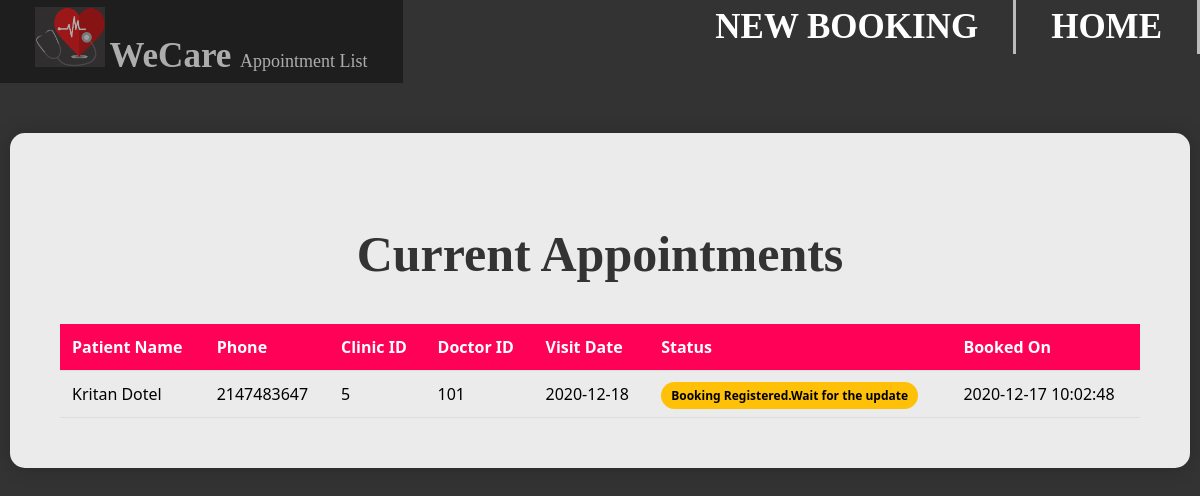
The app's page /ViewAppointment.php with its own data.
### tables this page shows
CREATE TABLE `booking` (
  `username` varchar(30) NOT NULL,
  `Fname` varchar(30) NOT NULL,
  `contact` int(10) NOT NULL,
  `gender` varchar(10) NOT NULL,
  `CID` int(11) NOT NULL,
  `DID` int(11) NOT NULL,
  `DOV` date NOT NULL,
  `Timestamp` datetime NOT NULL,
  `Status` varchar(50) NOT NULL
);

### ViewAppointment.php (the view, shortened to what this page needs)
<?php
include "DBconnect.php";
?>
<!DOCTYPE html>
<html lang="en">
<head>
    <link rel="stylesheet" href="main.css">
</head>
<body style="background-image: url(Images/Pic12.jpg); background-size: cover;">
<div class="header">
    <ul>
        <li style="float: left; border-right: none;">
            <a href="Home.php" class="logo">
                <img src="Images/Pic9.png" width="70px" height="60px">
                <strong> WeCare </strong> Appointment List
            </a>
        </li>
        <li> <a href="Home.php"><strong> HOME </strong></a></li>
        <li> <a href="Booking.php"><strong> NEW BOOKING </strong></a></li>
    </ul>
</div>
<div class="table-container">
    <h2 style="text-align: center; color: #333;">Current Appointments</h2>
    <table>
        <thead>
            <tr>
                <th>Patient Name</th>
                <th>Phone</th>
                <th>Clinic ID</th>
                <th>Doctor ID</th>
                <th>Visit Date</th>
                <th>Status</th>
                <th>Booked On</th>
            </tr>
        </thead>
        <tbody>
            <?php
            $sql = "SELECT * FROM booking ORDER BY DOV DESC";
            $result = $conn->query($sql);
            if ($result->num_rows > 0) {
                while($row = $result->fetch_assoc()) {
                    $status_class = (strpos(strtolower($row['Status']), 'registered') !== false) ? 'pending' : 'success';
                    echo "<tr>
                            <td>" . htmlspecialchars($row['Fname']) . "</td>
                            <td>" . $row['contact'] . "</td>
                            <td>" . $row['CID'] . "</td>
                            <td>" . $row['DID'] . "</td>
                            <td>" . $row['DOV'] . "</td>
                            <td><span class='status-badge $status_class'>" . $row['Status'] . "</span></td>
                            <td>" . $row['Timestamp'] . "</td>
                          </tr>";
                }
            } else {
                echo "<tr><td colspan='7' style='text-align:center;'>No appointments found.</td></tr>";
            }
            ?>
        </tbody>
    </table>
</div>
</body>
</html>

### main.css (style rules this page uses)
body, html { background-color:#333; height: 100%; margin: 0; background-position: center; background-repeat: no-repeat; background-size: cover; font-family:fantasy; background-attachment: fixed; }
h2 { text-align: right; color:black; font-size: 50px; font-family: cursive; }
a { font-size: 18px; color: white; text-decoration: none; }
strong { color: white; font-size: 35px; font-family:cursive; }
ul { list-style-type: none; margin: 0; padding: 0; overflow: hidden; background-color: #333; font-family: cursive; }
li { float: right; border-right:3px solid #bbb; font-family: cursive; }
li a { display: block; color: white; text-align: center; padding: 7px 35px; text-decoration: none; }

### ViewAppointment.php (style rules this page uses)
.table-container { padding: 50px; background: rgba(255, 255, 255, 0.9); margin: 50px auto; width: 90%; border-radius: 15px; box-shadow: 0 0 20px rgba(0,0,0,0.2); }
table { width: 100%; border-collapse: collapse; margin-top: 20px; font-family: 'Segoe UI', sans-serif; }
th, td { padding: 12px; text-align: left; border-bottom: 1px solid #ddd; }
th { background-color: #ff0157; color: white; }
.status-badge { padding: 5px 10px; border-radius: 20px; font-size: 12px; font-weight: bold; color: white; }
.pending { background: #ffc107; color: black; }

### records on screen
booking: Fname "Kritan Dotel", contact "2147483647", CID "5", DID "101", DOV "2020-12-18", Status "Booking Registered.Wait for the update", Timestamp "2020-12-17 10:02:48"
